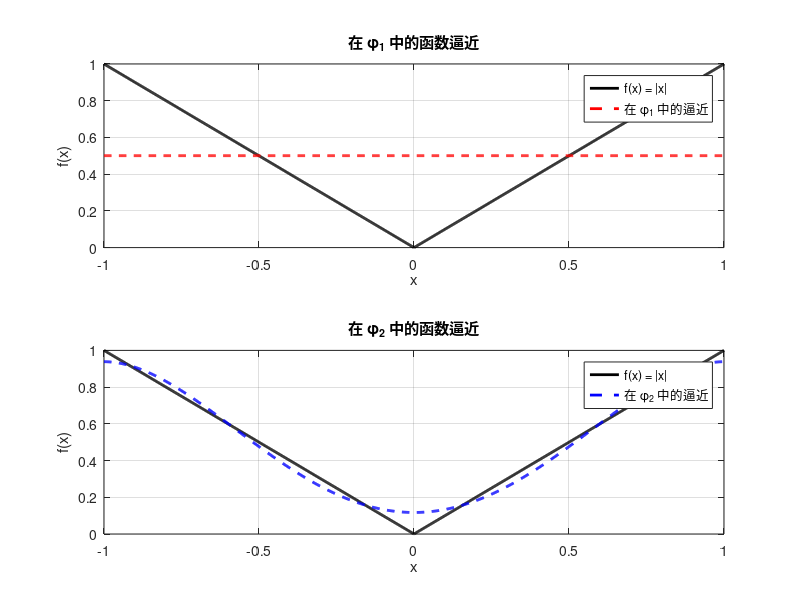

MATLAB code to generate this figure:
% 定义被逼近的函数
f = @(x) abs(x);

% 定义域
x = linspace(-1, 1, 1000);

% 分别在子空间 phi1 和 phi2 中计算逼近

%% 子空间 phi1 = span(1, x, x^3)
phi1_basis = @(x) [ones(size(x)); x; x.^3]; % 基函数
A1 = phi1_basis(x) * phi1_basis(x)';        % 格拉姆矩阵
b1 = phi1_basis(x) * f(x)';                 % 法方程的右端项
coeff1 = A1 \ b1;                           % 求解逼近系数
P1 = @(x) coeff1(1) + coeff1(2)*x + coeff1(3)*x.^3; % 逼近多项式
error1 = trapz(x, (f(x) - P1(x)).^2);       % 计算平方误差

%% 子空间 phi2 = span(1, x^2, x^4)
phi2_basis = @(x) [ones(size(x)); x.^2; x.^4]; % 基函数
A2 = phi2_basis(x) * phi2_basis(x)';           % 格拉姆矩阵
b2 = phi2_basis(x) * f(x)';                    % 法方程的右端项
coeff2 = A2 \ b2;                              % 求解逼近系数
P2 = @(x) coeff2(1) + coeff2(2)*x.^2 + coeff2(3)*x.^4; % 逼近多项式
error2 = trapz(x, (f(x) - P2(x)).^2);          % 计算平方误差

% 绘制函数和逼近多项式的图像
figure;
subplot(2, 1, 1);
plot(x, f(x), 'k-', 'LineWidth', 2); hold on;
plot(x, P1(x), 'r--', 'LineWidth', 2);
legend('f(x) = |x|', '在 \phi_1 中的逼近', 'Location', 'Best');
title('在 \phi_1 中的函数逼近');
xlabel('x'); ylabel('f(x)');
grid on;

subplot(2, 1, 2);
plot(x, f(x), 'k-', 'LineWidth', 2); hold on;
plot(x, P2(x), 'b--', 'LineWidth', 2);
legend('f(x) = |x|', '在 \phi_2 中的逼近', 'Location', 'Best');
title('在 \phi_2 中的函数逼近');
xlabel('x'); ylabel('f(x)');
grid on;

% 显示结果
disp('逼近结果：');
disp('子空间 phi1: span(1, x, x^3)');
disp(['逼近多项式系数: ', num2str(coeff1')]);
disp(['平方误差: ', num2str(error1)]);
disp('子空间 phi2: span(1, x^2, x^4)');
disp(['逼近多项式系数: ', num2str(coeff2')]);
disp(['平方误差: ', num2str(error2)]);
